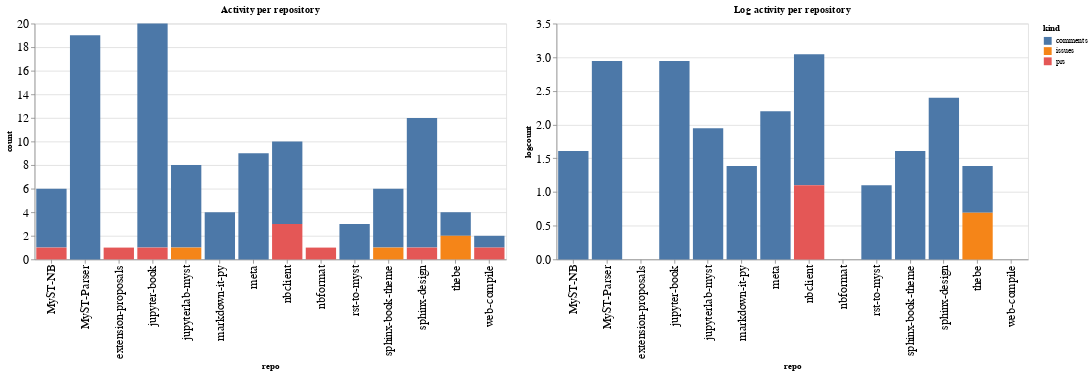

Notebook cell for this chart:
### Code cell
ch1 = alt.Chart(repo_summaries, width=600, title="Activity per repository").mark_bar().encode(
    x='repo',
    y='count',
    color='kind',
    tooltip="kind"
)

ch2 = alt.Chart(repo_summaries, width=600, title="Log activity per repository").mark_bar().encode(
    x='repo',
    y='logcount',
    color='kind',
    tooltip="kind"
)

ch1 | ch2

### Figure 1 — Vega-Lite specification as saved in the notebook (floating-point values rounded to 4 significant figures)
{"config": {"axisLeft": {"labelFontSize": 15}, "axisBottom": {"labelFontSize": 15}}, "hconcat": [{"mark": "bar", "encoding": {"color": {"type": "nominal", "field": "kind"}, "tooltip": {"type": "nominal", "field": "kind"}, "x": {"type": "nominal", "field": "repo"}, "y": {"type": "quantitative", "field": "count"}}, "title": "Activity per repository", "width": 600}, {"mark": "bar", "encoding": {"color": {"type": "nominal", "field": "kind"}, "tooltip": {"type": "nominal", "field": "kind"}, "x": {"type": "nominal", "field": "repo"}, "y": {"type": "quantitative", "field": "logcount"}}, "title": "Log activity per repository", "width": 600}], "data": {"name": "data-ecdb44ed76a75e44e513cc02b7a8560a"}, "$schema": "https://vega.github.io/schema/vega-lite/v4.8.1.json", "datasets": {"data-ecdb44ed76a75e44e513cc02b7a8560a": [{"repo": "MyST-NB", "kind": "comments", "count": 5, "logcount": 1.609}, {"repo": "MyST-NB", "kind": "prs", "count": 1, "logcount": 0.0}, {"repo": "MyST-Parser", "kind": "comments", "count": 19, "logcount": 2.944}, {"repo": "extension-proposals", "kind": "prs", "count": 1, "logcount": 0.0}, {"repo": "jupyter-book", "kind": "comments", "count": 19, "logcount": 2.944}, {"repo": "jupyter-book", "kind": "prs", "count": 1, "logcount": 0.0}, {"repo": "jupyterlab-myst", "kind": "comments", "count": 7, "logcount": 1.946}, {"repo": "jupyterlab-myst", "kind": "issues", "count": 1, "logcount": 0.0}, {"repo": "markdown-it-py", "kind": "comments", "count": 4, "logcount": 1.386}, {"repo": "meta", "kind": "comments", "count": 9, "logcount": 2.197}, {"repo": "nbclient", "kind": "comments", "count": 7, "logcount": 1.946}, {"repo": "nbclient", "kind": "prs", "count": 3, "logcount": 1.099}, {"repo": "nbformat", "kind": "prs", "count": 1, "logcount": 0.0}, {"repo": "rst-to-myst", "kind": "comments", "count": 3, "logcount": 1.099}, {"repo": "sphinx-book-theme", "kind": "comments", "count": 5, "logcount": 1.609}, {"repo": "sphinx-book-theme", "kind": "issues", "count": 1, "logcount": 0.0}, {"repo": "sphinx-design", "kind": "comments", "count": 11, "logcount": 2.398}, {"repo": "sphinx-design", "kind": "prs", "count": 1, "logcount": 0.0}, {"repo": "thebe", "kind": "comments", "count": 2, "logcount": 0.6931}, {"repo": "thebe", "kind": "issues", "count": 2, "logcount": 0.6931}, {"repo": "web-compile", "kind": "comments", "count": 1, "logcount": 0.0}, {"repo": "web-compile", "kind": "prs", "count": 1, "logcount": 0.0}]}}
